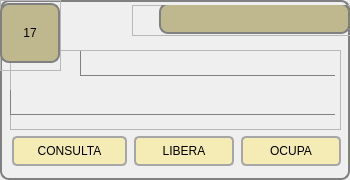
        <widget class="QGroupBox" name="groupBox_18">
         <property name="minimumSize">
          <size>
           <width>350</width>
           <height>180</height>
          </size>
         </property>
         <property name="maximumSize">
          <size>
           <width>350</width>
           <height>180</height>
          </size>
         </property>
         <property name="styleSheet">
          <string notr="true">QPushButton{
	border: 2px solid;
    border-radius: 5px;
	border-color: rgb(166, 166, 166);
	font: 11pt &quot;Arial&quot;; 
	background-color: rgb(245, 235, 181);		
}

QPushButton::hover{
    border: 1px solid gray;
    border-radius: 6px;
	font: Bold 11pt &quot;Arial&quot;; 
	background-color:rgb(191, 183, 141);		
}

QGroupBox{
    background-color: qlineargradient(x1: 0, y1: 0, x2: 0, y2: 1,
                                      stop: 0 #E0E0E0, stop: 1 #FFFFFF);
    border: 2px solid gray;
    border-radius: 9px;
    margin-top: 1ex; /* leave space at the top for the title */
}</string>
         </property>
         <property name="title">
          <string/>
         </property>
         <widget class="QWidget" name="layoutWidget_18">
          <property name="geometry">
           <rect>
            <x>11</x>
            <y>135</y>
            <width>331</width>
            <height>32</height>
           </rect>
          </property>
          <layout class="QHBoxLayout" name="horizontalLayout_19">
           <item>
            <widget class="QPushButton" name="btn_consulta_17">
             <property name="minimumSize">
              <size>
               <width>115</width>
               <height>30</height>
              </size>
             </property>
             <property name="maximumSize">
              <size>
               <width>105</width>
               <height>30</height>
              </size>
             </property>
             <property name="text">
              <string>CONSULTA</string>
             </property>
            </widget>
           </item>
           <item>
            <widget class="QPushButton" name="btn_libera_17">
             <property name="minimumSize">
              <size>
               <width>100</width>
               <height>30</height>
              </size>
             </property>
             <property name="maximumSize">
              <size>
               <width>100</width>
               <height>30</height>
              </size>
             </property>
             <property name="text">
              <string>LIBERA</string>
             </property>
            </widget>
           </item>
           <item>
            <widget class="QPushButton" name="btn_ocupa_17">
             <property name="minimumSize">
              <size>
               <width>100</width>
               <height>30</height>
              </size>
             </property>
             <property name="maximumSize">
              <size>
               <width>100</width>
               <height>30</height>
              </size>
             </property>
             <property name="text">
              <string>OCUPA</string>
             </property>
            </widget>
           </item>
          </layout>
         </widget>
         <widget class="QFrame" name="frame_51">
          <property name="geometry">
           <rect>
            <x>10</x>
            <y>50</y>
            <width>331</width>
            <height>80</height>
           </rect>
          </property>
          <property name="styleSheet">
           <string notr="true">QLabel{
	border: 1px solid;
	border-right-color: transparent;
	border-top-color: transparent;
	border-left-color: gray;
	border-bottom-color: gray;
	font: Bold Italic 12pt &quot;Courier&quot;;

}
</string>
          </property>
          <property name="frameShape">
           <enum>QFrame::StyledPanel</enum>
          </property>
          <property name="frameShadow">
           <enum>QFrame::Raised</enum>
          </property>
          <widget class="QLabel" name="lbl_referencia_17">
           <property name="geometry">
            <rect>
             <x>0</x>
             <y>40</y>
             <width>325</width>
             <height>25</height>
            </rect>
           </property>
           <property name="text">
            <string/>
           </property>
          </widget>
          <widget class="QLabel" name="lbl_ocupa_libera_17">
           <property name="geometry">
            <rect>
             <x>70</x>
             <y>1</y>
             <width>255</width>
             <height>25</height>
            </rect>
           </property>
           <property name="text">
            <string/>
           </property>
          </widget>
         </widget>
         <widget class="QFrame" name="frame_52">
          <property name="geometry">
           <rect>
            <x>132</x>
            <y>5</y>
            <width>221</width>
            <height>31</height>
           </rect>
          </property>
          <property name="styleSheet">
           <string notr="true">QLabel{
    border: 2px solid gray;
    border-radius: 9px;
	font: Bold 15pt &quot;Arial&quot;; 
	background-color: rgb(191, 183, 141);	
}
</string>
          </property>
          <property name="frameShape">
           <enum>QFrame::StyledPanel</enum>
          </property>
          <property name="frameShadow">
           <enum>QFrame::Raised</enum>
          </property>
          <widget class="QLabel" name="lbl_estado_17">
           <property name="geometry">
            <rect>
             <x>27</x>
             <y>-2</y>
             <width>191</width>
             <height>31</height>
            </rect>
           </property>
           <property name="text">
            <string/>
           </property>
           <property name="alignment">
            <set>Qt::AlignCenter</set>
           </property>
          </widget>
         </widget>
         <widget class="QFrame" name="frame_53">
          <property name="geometry">
           <rect>
            <x>0</x>
            <y>0</y>
            <width>61</width>
            <height>71</height>
           </rect>
          </property>
          <property name="styleSheet">
           <string notr="true">QLabel{
    border: 2px solid gray;
    border-radius: 9px;
	font: Bold 25pt &quot;Arial&quot;; 
	background-color: rgb(191, 183, 141);	
}
</string>
          </property>
          <property name="frameShape">
           <enum>QFrame::StyledPanel</enum>
          </property>
          <property name="frameShadow">
           <enum>QFrame::Raised</enum>
          </property>
          <widget class="QLabel" name="label_17">
           <property name="geometry">
            <rect>
             <x>0</x>
             <y>3</y>
             <width>60</width>
             <height>60</height>
            </rect>
           </property>
           <property name="text">
            <string>17</string>
           </property>
           <property name="alignment">
            <set>Qt::AlignCenter</set>
           </property>
          </widget>
         </widget>
        </widget>
